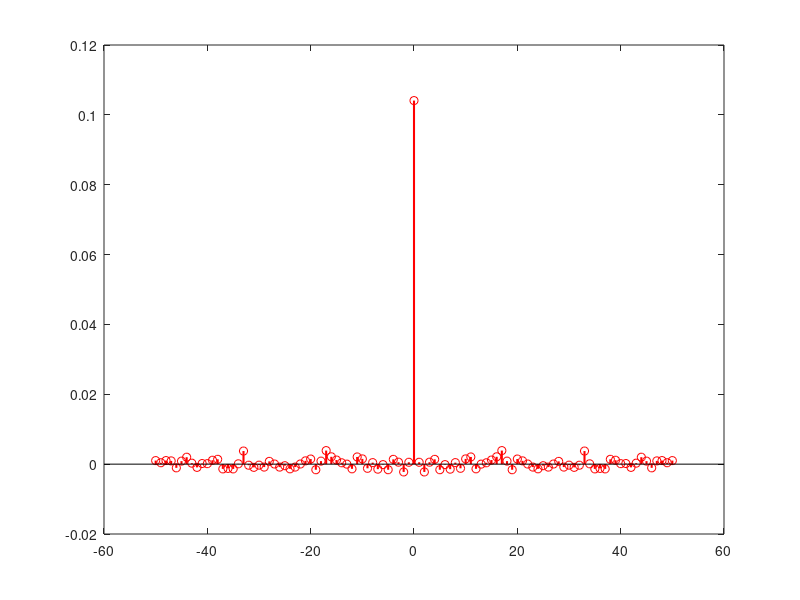

Recreate this plot in MATLAB. (Note: this script raises an error after producing the figure.)
% DISCIPLINA: TIP7044 - ESTIMAÇÃO E IDENTIFICAÇÃO DE SISTEMAS (2022.2 - T01)
% PROFESSOR: GUILHERME DE ALENCAR BARRETO
% ALUNO(A): ANDREZA COSTA NASCIMENTO
% MATRÍCULA: 544957

% 2º EXERCÍCIO COMPUTACIONAL: ESTACIONARIEDADE E ERGODICIDADE

%% Item 1
clc;clear;

N = 5000;
pot_awgn = 0.1;
x = sqrt(pot_awgn)*randn(N,1);
m_x = mean(x);
var_x = var(x);

tau_max = 50;
[R_ruido lag] = xcorr(x-m_x,tau_max,'unbiased');

% create new figure
fig = figure; clf

h = stem(lag,R_ruido,'-r','LineWidth',1.5); hold on

% define figure properties
opts.Colors     = set(groot,'defaultAxesColorOrder');
opts.saveFolder = 'img/';
opts.width      = 20;
opts.height     = 10;
opts.fontType   = 'Times';
opts.fontSize   = 24.6;

% add axis labes and legend
axis tight
title('Funcao de Autocorrelacao: Processo AWGN')
xlabel('tau (lag)')
ylabel('FAC')
%legend('1960','1946','1970','1972','1975')

% scaling
fig.Units               = 'centimeters';
fig.Position(3)         = opts.width;
fig.Position(4)         = opts.height;

% set text properties
set(fig.Children, ...
    'FontName',     'Times', ...
    'FontSize',     23);

% remove unnecessary white space
set(gca,'LooseInset',max(get(gca,'TightInset'), 0.02))
hold off

%% Item 2

clc; clear;

N = 5000;
pot_awgn = 0.1;
a_0 = 2;
a_1 = 0.85;
tau_max = 20;

m_x_teo = a_0/(1-a_1);
var_x_teo = pot_awgn/(1-a_1^2);
SNR_teo = var_x_teo/pot_awgn;
SNR_dB_teo = 10*log10(SNR_teo);

for t=1:1:tau_max+1
    lag(1,t) = t-1; 
    R_x_teo(t) = var_x_teo*a_1^(abs(t));
end
R_x_teo=R_x_teo(:);

% create new figure
fig = figure; clf

h = stem(lag,R_x_teo,'-r','LineWidth',1.5); hold on

% define figure properties
opts.Colors     = set(groot,'defaultAxesColorOrder');
opts.saveFolder = 'img/';
opts.width      = 20;
opts.height     = 10;
opts.fontType   = 'Times';
opts.fontSize   = 24.6;

% add axis labes and legend
axis tight
title('Funcao de Autocorrelacao: Processo AR(1) - Teórico')
xlabel('tau (lag)')
ylabel('FAC')
%legend('1960','1946','1970','1972','1975')

% scaling
fig.Units               = 'centimeters';
fig.Position(3)         = opts.width;
fig.Position(4)         = opts.height;

% set text properties
set(fig.Children, ...
    'FontName',     'Times', ...
    'FontSize',     23);

% remove unnecessary white space
set(gca,'LooseInset',max(get(gca,'TightInset'), 0.02))
hold off

x(1)=sqrt(pot_awgn)*randn;

for t=2:N   %2*N
    x(t)=a_0+a_1*x(t-1)+sqrt(pot_awgn)*randn;
end
x=x(:);
%x=x(N+1:end);

m_x = mean(x);
var_x = var(x);
SNR = var_x/pot_awgn;
SNR_dB = 10*log10(SNR_dB_teo);

[R_x lag] = xcorr(x-m_x,tau_max,'unbiased');
I=find(lag==0);
lag=lag(I:end);

% create new figure
fig = figure; clf

h = stem(lag,R_x(I:end),'-r','LineWidth',1.5); hold on

% define figure properties
opts.Colors     = set(groot,'defaultAxesColorOrder');
opts.saveFolder = 'img/';
opts.width      = 20;
opts.height     = 10;
opts.fontType   = 'Times';
opts.fontSize   = 24.6;

% add axis labes and legend
axis tight
title('Funcao de Autocorrelacao: Processo AR(1)')
xlabel('tau (lag)')
ylabel('FAC')
%legend('1960','1946','1970','1972','1975')

% scaling
fig.Units               = 'centimeters';
fig.Position(3)         = opts.width;
fig.Position(4)         = opts.height;

% set text properties
set(fig.Children, ...
    'FontName',     'Times', ...
    'FontSize',     23);

% remove unnecessary white space
set(gca,'LooseInset',max(get(gca,'TightInset'), 0.02))
hold off

%% Item 3 - Meu método

clc;clear;

N = 5000;
pot_awgn = 0.1;
a_0 = 2;
a_1 = 0.85;
tau_max = 20;

x(1)=sqrt(pot_awgn)*randn;

for t=2:2*N   %para eliminar o efeito da condição inicial
    x(t)=a_0+a_1*x(t-1)+sqrt(pot_awgn)*randn;
end
x=x(:);
x=x(N+1:end);   %para eliminar o efeito da condição inicial

K = 4;
N_sub = 1250;
N_atual = 0;

for i=1:K
    sub_x(:,i) = x(N_atual+1:N_atual+N_sub);
    N_atual = N_atual + N_sub;
end

Media_barra = 0;
Var_barra = 0;

for i=1:K
    m_sub(i) = sum(sub_x(:,i))/N_sub;
    var_sub(i) = sum((sub_x(:,i)-m_sub(i)).^2)/N_sub;
    Media_barra = Media_barra+m_sub(i);
    Var_barra = Var_barra+var_sub(i);
end

Media_barra = Media_barra/K;
Var_barra = Var_barra/K;

X_barra = sum(x)/(N_sub*K);
VAR_barra = sum((x-X_barra).^2)/(N_sub*K);
